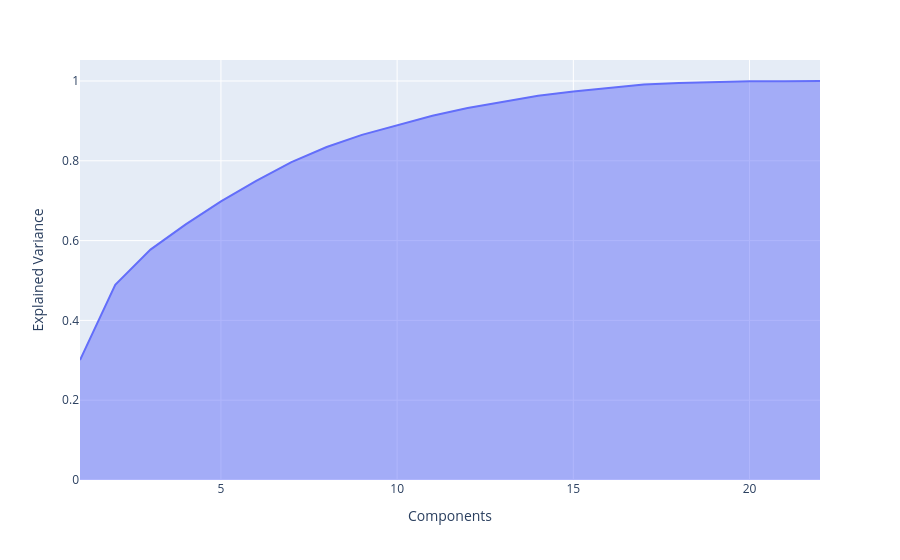

This figure's notebook cell:
### Code cell
px.area(
    x=range(1, exp_var_cumul.shape[0] + 1),
    y = exp_var_cumul,
    labels= {'x': 'Components', 'y': 'Explained Variance'}
)

### Figure 1 — Plotly figure (JSON) as saved in the notebook; plotly's stock layout.template omitted (floating-point values rounded to 4 significant figures)
{"data": [{"fillpattern": {"shape": ""}, "hovertemplate": "Components=%{x}<br>Explained Variance=%{y}<extra></extra>", "legendgroup": "", "line": {"color": "#636efa"}, "marker": {"symbol": "circle"}, "mode": "lines", "name": "", "orientation": "v", "showlegend": false, "stackgroup": "1", "type": "scatter", "x": [1, 2, 3, 4, 5, 6, 7, 8, 9, 10, 11, 12, 13, 14, 15, 16, 17, 18, 19, 20, 21, 22], "xaxis": "x", "y": [0.3006, 0.4892, 0.5774, 0.6407, 0.6981, 0.7494, 0.7969, 0.8346, 0.8649, 0.8894, 0.913, 0.9323, 0.9483, 0.963, 0.9735, 0.983, 0.9915, 0.9951, 0.9975, 0.9992, 0.9997, 1.0], "yaxis": "y"}], "layout": {"legend": {"tracegroupgap": 0}, "margin": {"t": 60}, "xaxis": {"anchor": "y", "domain": [0, 1], "title": {"text": "Components"}}, "yaxis": {"anchor": "x", "domain": [0, 1], "title": {"text": "Explained Variance"}}}}
